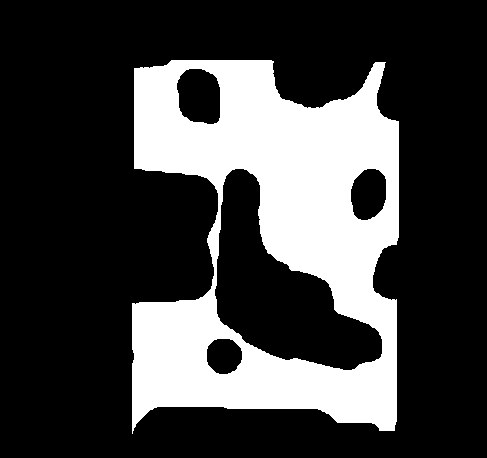
#> input picture DigitalImageProcessing/形态学/Morphology-Bi/1.bmp, 487 x 458 px
$ python Morphology.py
#> lines starting #> are read from the running program, lines starting #| are printed output that depends on the picture; after the words box and inside, x2 and y2 are one past the last pixel; in counts of white or black regions, pixels touching at a corner belong together
"""
SJTU-AU333-数字图像处理-作业3形态学
"""
import cv2
import numpy as np
import matplotlib.pyplot as plt
from numpy import *
import os
import imageio

# 二值化图片目录
bipath = './Morphology-Bi'
# 灰度图片目录
graypath = './Morphology-gray'
# 结果输出目录
respath = './MorphRes'
if not os.path.exists(respath):
    os.makedirs(respath)


def bigraph1():
    """
    1-测试腐蚀、膨胀、开、闭运算
    """
    path = os.path.join(bipath, '1.bmp')
    img = cv2.imread(path)
#> img is the input picture: shape (458, 487, 3); 25.8% white; 1 white region, box (x1, y1, x2, y2) and area: (132, 60, 399, 434) 57510

    # 结构元
    kernel = cv2.getStructuringElement(cv2.MORPH_ELLIPSE, (7, 7))
    # 腐蚀
    erodeRes = cv2.erode(img, kernel, iterations=5)
#> erodeRes: shape (458, 487, 3); 11.6% white; 2 white regions, box (x1, y1, x2, y2) and area: (149, 75, 384, 317) 18553, (147, 312, 382, 413) 7320
    # 膨胀
    dilateRes = cv2.dilate(img, kernel, iterations=5)
#> dilateRes: shape (458, 487, 3); 41.7% white; 1 white region, box (x1, y1, x2, y2) and area: (117, 45, 414, 449) 93099
    # 开运算
    openRes = cv2.morphologyEx(img, cv2.MORPH_OPEN, kernel, iterations=5)
#> openRes: shape (458, 487, 3); 23.8% white; 2 white regions, box (x1, y1, x2, y2) and area: (134, 60, 399, 332) 34873, (132, 297, 397, 428) 18160
    # 闭运算
    closeRes = cv2.morphologyEx(img, cv2.MORPH_CLOSE, kernel, iterations=5)
#> closeRes: shape (458, 487, 3); 26.1% white; 1 white region, box (x1, y1, x2, y2) and area: (132, 60, 399, 434) 58294

    # [5 lines of commented-out code are left out]
    cv2.imwrite(os.path.join(respath, 'bi1-erode.jpg'), erodeRes)
    cv2.imwrite(os.path.join(respath, 'bi1-dilate.jpg'), dilateRes)
    cv2.imwrite(os.path.join(respath, 'bi1-open.jpg'), openRes)
    cv2.imwrite(os.path.join(respath, 'bi1-close.jpg'), closeRes)


def bigraph3():
    """
    3-去噪
    闭运算+开运算，结构元尺寸比噪声大
    """
    path = os.path.join(bipath, '3.bmp')
    img = cv2.imread(path)
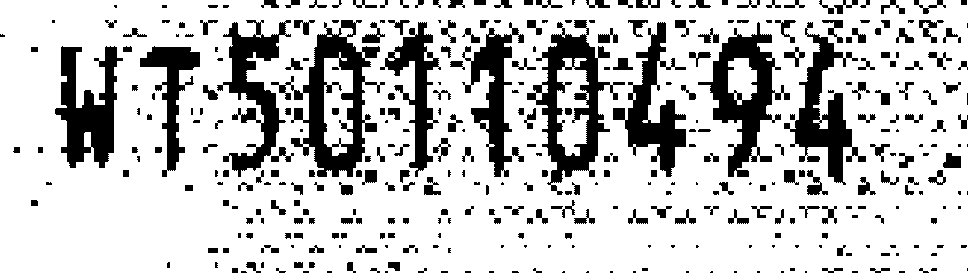
#> input picture DigitalImageProcessing/形态学/Morphology-Bi/3.bmp, 968 x 273 px
#> img is the input picture: shape (273, 968, 3); 77.5% white; 382 black regions (141 under 20 px), largest, box (x1, y1, x2, y2) and area: (271, 20, 385, 177) 5887, (527, 20, 625, 195) 5457, (698, 22, 790, 177) 5003

    # 结构元
    kernel = cv2.getStructuringElement(cv2.MORPH_CROSS, (7, 7))

    res = cv2.morphologyEx(img, cv2.MORPH_OPEN, kernel, iterations=1)
#> res: shape (273, 968, 3); 74.2% white; 297 black regions (114 under 20 px), largest, box (x1, y1, x2, y2) and area: (203, 20, 385, 185) 12972, (518, 20, 625, 195) 6924, (698, 22, 790, 177) 5746
    res = cv2.morphologyEx(res, cv2.MORPH_CLOSE, kernel, iterations=1)
#> res: shape (273, 968, 3); 79.8% white; 99 black regions (11 under 20 px), largest, box (x1, y1, x2, y2) and area: (279, 29, 385, 183) 6799, (524, 29, 618, 195) 6248, (707, 29, 790, 177) 5281
    # cv2.imshow('res', res)
    # cv2.waitKey(0)
    cv2.imwrite(os.path.join(respath, 'bi3-deNoise.jpg'), res)


def bigraph4():
    """
    4-去除杆状结构
    使用圆形结构元开运算
    """
    path = os.path.join(bipath, '4.bmp')
    img = cv2.imread(path)
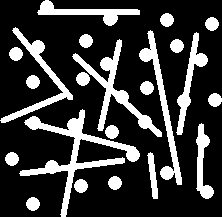
#> input picture DigitalImageProcessing/形态学/Morphology-Bi/4.bmp, 222 x 217 px
#> img is the input picture: shape (217, 222, 3); 22.2% white; 22 white regions, largest, box (x1, y1, x2, y2) and area: (19, 109, 140, 217) 2271, (72, 39, 162, 137) 1502, (139, 30, 182, 185) 1227

    # # 结构元，9*9圆形
    # kernel = np.mat([[0,0,0,1,1,1,0,0,0], [0,0,1,1,1,1,1,0,0], [0,1,1,1,1,1,1,1,0],
    #                  [1,1,1,1,1,1,1,1,1], [1,1,1,1,1,1,1,1,1], [1,1,1,1,1,1,1,1,1],
    #                  [0,0,0,1,1,1,0,0,0], [0,0,1,1,1,1,1,0,0], [0,1,1,1,1,1,1,1,0]]).astype(np.uint8)

    # 使用开运算
    res = cv2.morphologyEx(img, cv2.MORPH_OPEN, cv2.getStructuringElement(cv2.MORPH_ELLIPSE, (9, 9)), iterations=1)
#> res: shape (217, 222, 3); 10.2% white; 31 white regions, largest, box (x1, y1, x2, y2) and area: (67, 118, 84, 140) 285, (103, 9, 118, 26) 209, (28, 40, 45, 57) 193
    # cv2.imshow('circle', res)
    # cv2.waitKey(0)
    cv2.imwrite(os.path.join(respath, 'bi4-deStock.jpg'), res)


def bigraph6():
    """
    6-分离出水平垂直杆子
    使用对应结构的结构元开运算
    """
    path = os.path.join(bipath, '6.bmp')
    img = cv2.imread(path)
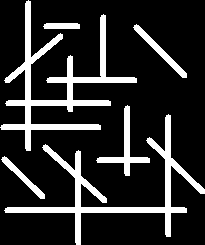
#> input picture DigitalImageProcessing/形态学/Morphology-Bi/6.bmp, 205 x 245 px
#> img is the input picture: shape (245, 205, 3); 16.9% white; 6 white regions, box (x1, y1, x2, y2) and area: (0, 0, 137, 151) 3611, (4, 114, 205, 245) 3181, (96, 105, 150, 176) 696, (133, 24, 187, 78) 459, (1, 156, 45, 199) 346, (43, 23, 80, 29) 213

    # 结构元，矩形
    verticalKernel = cv2.getStructuringElement(cv2.MORPH_RECT, (3, 11))
    parallelKernel = cv2.getStructuringElement(cv2.MORPH_RECT, (15, 3))

    # 使用开运算
    paraRes = cv2.morphologyEx(img, cv2.MORPH_OPEN, parallelKernel, iterations=1)
#> paraRes: shape (245, 205, 3); 6.7% white; 6 white regions, box (x1, y1, x2, y2) and area: (5, 207, 187, 213) 1088, (6, 100, 111, 106) 626, (1, 124, 101, 130) 596, (47, 77, 137, 83) 536, (97, 157, 150, 163) 314, (44, 23, 80, 29) 212
    vertiRes = cv2.morphologyEx(img, cv2.MORPH_OPEN, verticalKernel, iterations=1)
#> vertiRes: shape (245, 205, 3); 6.6% white; 6 white regions, box (x1, y1, x2, y2) and area: (25, 1, 31, 151) 896, (165, 115, 171, 237) 728, (75, 151, 81, 245) 560, (124, 106, 130, 176) 416, (100, 15, 106, 83) 399, (67, 56, 73, 112) 332
    # cv2.imshow('paraRes', paraRes)
    # cv2.imshow('vertiRes', vertiRes)
    # cv2.waitKey(0)
    cv2.imwrite(os.path.join(respath, 'bi6-parallel.jpg'), paraRes)
    cv2.imwrite(os.path.join(respath, 'bi6-vertical.jpg'), vertiRes)


def bigraph8():
    """
    8-从左图得到右侧两个结果
    分别进行顶帽运算、黑帽运算：f - (f open b), (f close b) - f
    """
    path = os.path.join(bipath, '8.jpg')
    img = cv2.imread(path)
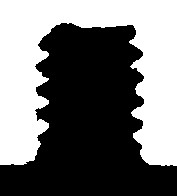
#> input picture DigitalImageProcessing/形态学/Morphology-Bi/8.jpg, 177 x 196 px
#> img is the input picture: shape (196, 177, 3); min 0, max 255, mean 115.9

    # 结构元
    kernel = cv2.getStructuringElement(cv2.MORPH_ELLIPSE, (51, 51))
    # 开运算
    openRes = cv2.morphologyEx(img, cv2.MORPH_OPEN, kernel, iterations=1)
#> openRes: shape (196, 177, 3)
    # 闭运算
    closeRes = cv2.morphologyEx(img, cv2.MORPH_CLOSE, kernel, iterations=1)
#> closeRes: shape (196, 177, 3)

    # 顶帽运算
    tophatRes = cv2.addWeighted(img, 1, openRes, -1, 0)
    # 黑帽运算
    bottomhatRes = cv2.addWeighted(closeRes, 1, img, -1, 0)
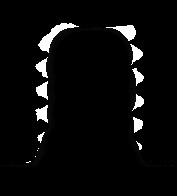
#> bottomhatRes: shape (196, 177, 3); min 0, max 255, mean 11.1

    # cv2.imshow('tophatRes', tophatRes)
    # cv2.imshow('bottomhatRes', bottomhatRes)
    # cv2.waitKey(0)
    cv2.imwrite(os.path.join(respath, 'bi8-left.jpg'), tophatRes)
    cv2.imwrite(os.path.join(respath, 'bi6-right.jpg'), bottomhatRes)


def bigraph9():
    """
    9-修复区域
    使用闭操作
    """
    path = os.path.join(bipath, '9.bmp')
    img = cv2.imread(path)
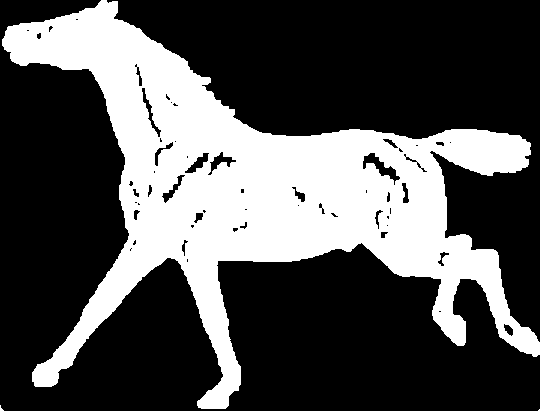
#> input picture DigitalImageProcessing/形态学/Morphology-Bi/9.bmp, 540 x 411 px
#> img is the input picture: shape (411, 540, 3); 31.8% white; 3 white regions (2 under 20 px), largest, box (x1, y1, x2, y2) and area: (2, 0, 540, 409) 70641

    # 结构元
    kernel = cv2.getStructuringElement(cv2.MORPH_ELLIPSE, (11, 11))
    # 闭运算
    closeRes = cv2.morphologyEx(img, cv2.MORPH_CLOSE, kernel, iterations=1)
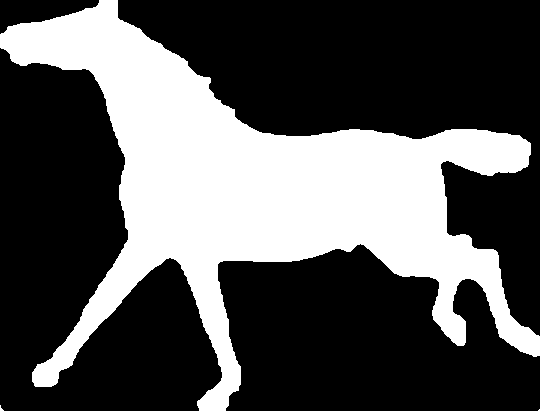
#> closeRes: shape (411, 540, 3); 33% white; 3 white regions (2 under 20 px), largest, box (x1, y1, x2, y2) and area: (0, 0, 540, 411) 73329

    # cv2.imshow('closeRes', closeRes)
    # cv2.waitKey(0)
    cv2.imwrite(os.path.join(respath, 'bi9-fix.jpg'), closeRes)


def gray2():
    """
    2-去除高光区域后分割电话话筒
    """
    path = os.path.join(graypath, '2.gif')
    img = cv2.imread(path)
    # 格式问题，使用imgio读取
    if img is None:
#> (the run stopped early here; a loop or call above may not have finished)
